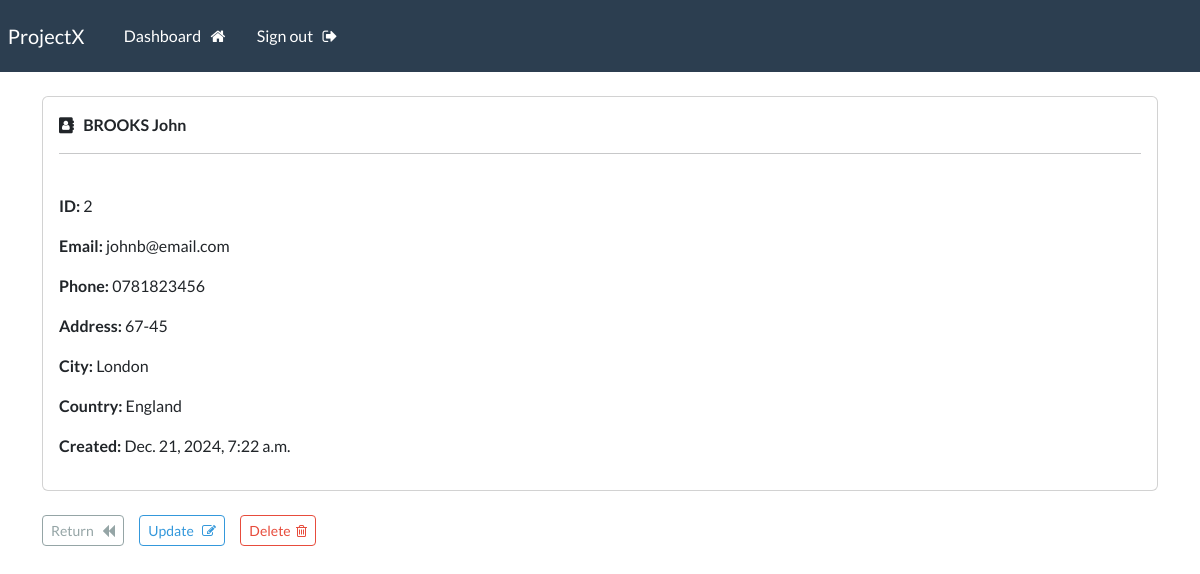
/view-record/2 (signed in), run on the app's committed database.
### webapp/models.py (models this page shows, shortened)
class Record(models.Model):
    creation_date = models.DateTimeField(auto_now_add=True)
    first_name = models.CharField(max_length=100)
    last_name = models.CharField(max_length=100)
    email = models.EmailField()
    phone = models.CharField(max_length=100)
    address = models.TextField()
    city = models.CharField(max_length=100)
    country = models.CharField(max_length=100)

### webapp/views.py (the view)
# urls.py: path('view-record/<int:pk>', views.view_record, name='view-record'),
@login_required(login_url='login')
def view_record(request, pk):
    record = Record.objects.get(id=pk)
    context = {'record':record}
    return render(request, 'webapp/view_record.html', context)

### webapp/templates/webapp/view_record.html (shortened to what this page needs)
{% extends 'webapp/base.html'%}
{% block content %}
<div class="card">
    <div class="card-body">
        <i class="fa fa-address-book" aria-hidden="true"></i>
    <strong>{{record.last_name|upper}} {{record.first_name}}</strong>
        <hr>
        <p><strong>ID: </strong> {{record.id}}</p>
        <p><strong>Email: </strong> {{record.email}}</p>
        <p><strong>Phone: </strong> {{record.phone}}</p>
        <p><strong>Address: </strong> {{record.address}}</p>
        <p><strong>City: </strong> {{record.city}}</p>
        <p><strong>Country: </strong> {{record.country}}</p>
        <p><strong>Created: </strong> {{record.creation_date}}</p>
    </div>
</div>
<br>
<a href="{% url 'dashboard'%}" class="btn btn-outline-secondary btn-sm"> Return &nbsp; <i class="fa fa-backward" aria-hidden="true"></i></a>
<a href="{% url 'update-record' record.id %}" class="btn btn-outline-info btn-sm">Update &nbsp; <i class="fa fa-pencil-square-o" aria-hidden="true"></i></a>
<a href="{% url 'delete-record' record.id %}" class="btn btn-outline-danger btn-sm">Delete &nbsp;<i class="fa fa-trash-o" aria-hidden="true"></i></a>
{% endblock %}

### data on the page
Record: last_name "BROOKS", first_name "John", id "2", email "johnb@email.com", phone "0781823456", address "67-45", city "London", country "England", creation_date "Dec. 21, 2024, 7:22 a.m."
